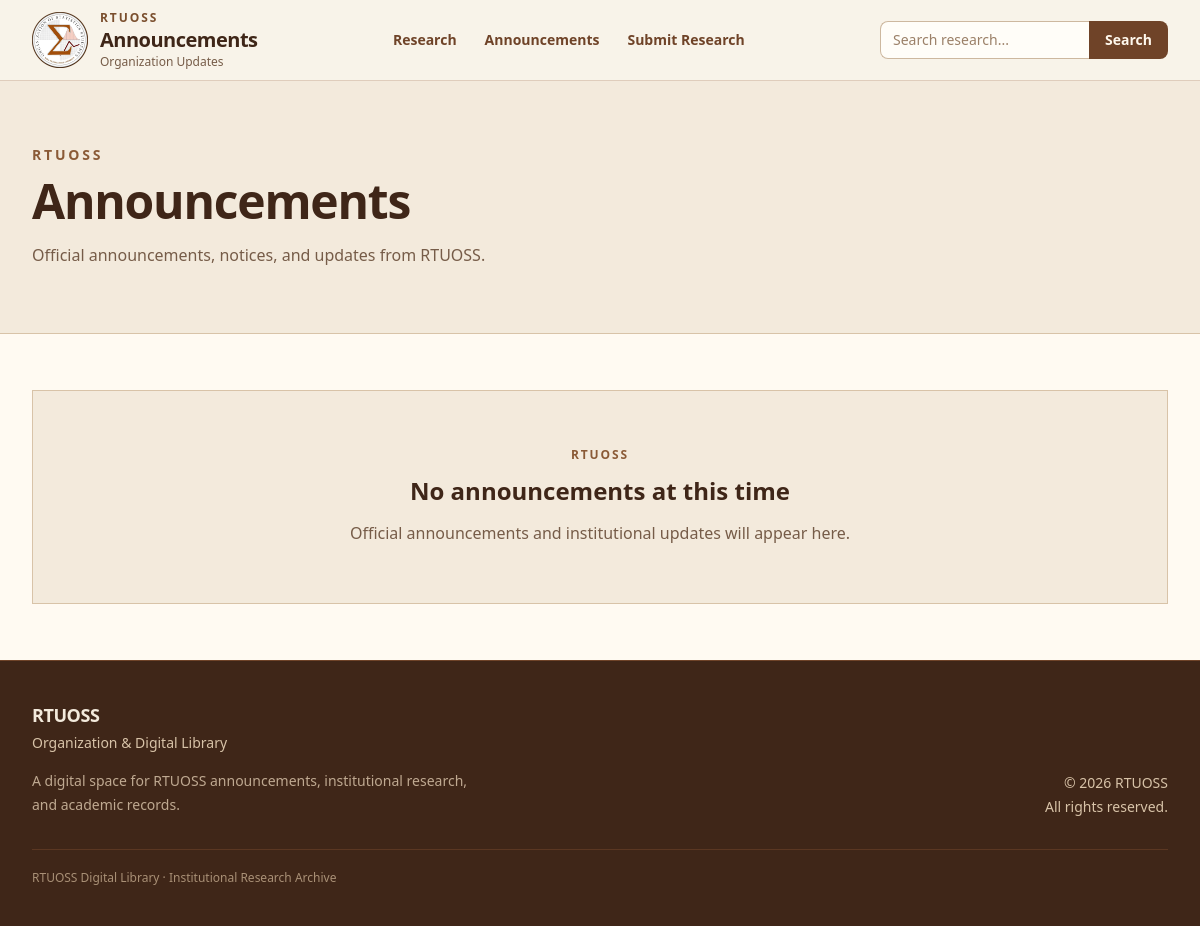
The app's page /, older data.
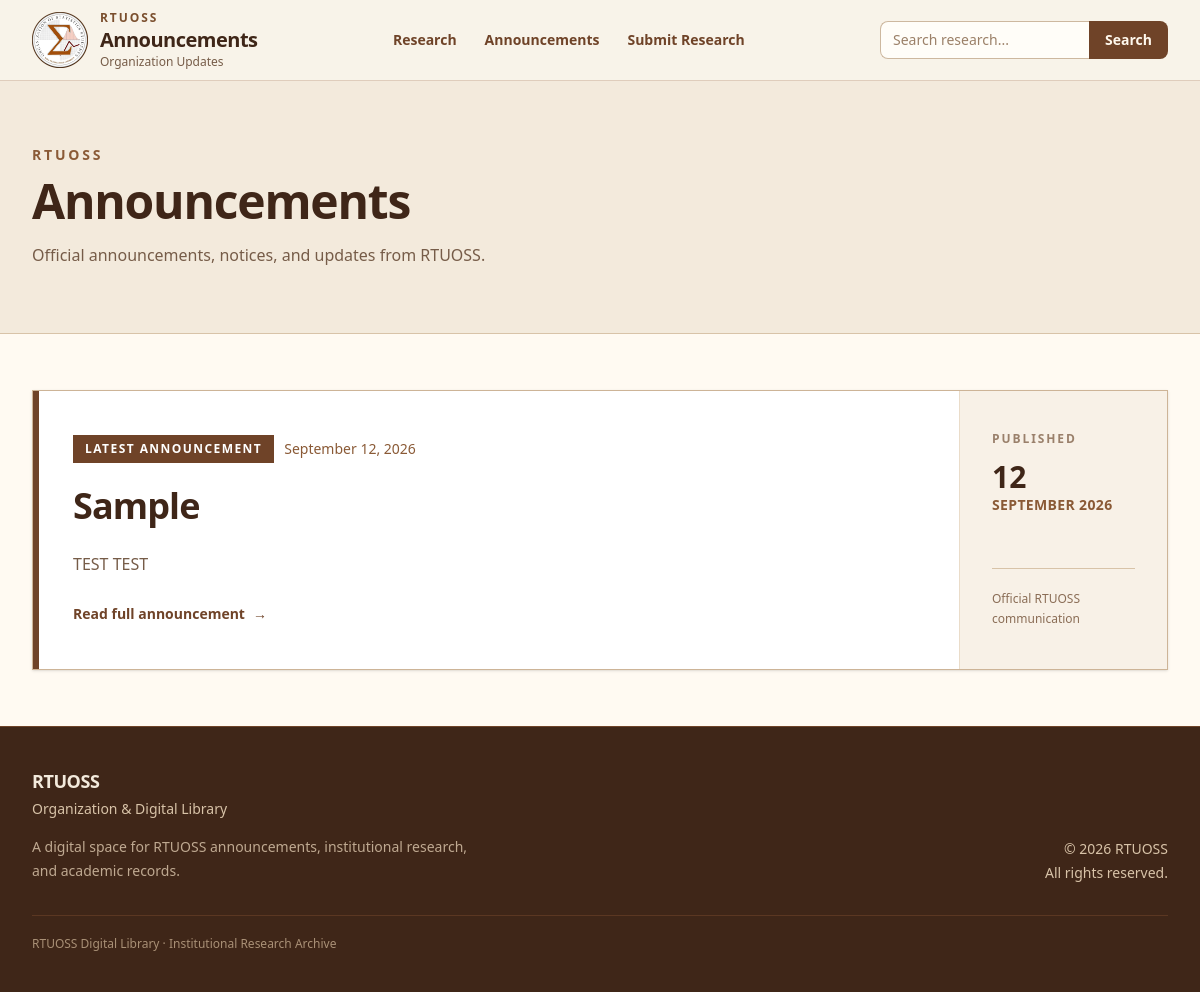
The same page, newer data.
### org/models.py (models this page shows, shortened)
class Announcement(models.Model):
  title = models.CharField(max_length=250)
  slug = models.SlugField(max_length=300, unique=True)
  summary = models.TextField(
    help_text='Short summary shown on the announcement page.'
  )
  content = models.TextField()
  published_at = models.DateTimeField()
  created_at = models.DateTimeField(auto_now_add=True)
  updated_at = models.DateTimeField(auto_now=True)
  is_published = models.BooleanField(default=False)
  class Meta:
    ordering = ['-published_at']

### org/views.py (the view)
# urls.py: path("", views.home, name="home"),
def home(request):
    announcements = Announcement.objects.filter(
        is_published=True,
    ).order_by(
        "-published_at",
        "-created_at",
    )
    paginator = Paginator(announcements, 6)
    page_number = request.GET.get("page")
    page_obj = paginator.get_page(page_number)
    return render(request, "org/home.html", {
        "announcements": page_obj,
        "page_obj": page_obj,
    })

### org/templates/org/home.html (shortened to what the changed rows need)
{% extends "base.html" %}
{% block content %}
<section class="border-b border-[#d8c3a8] bg-[#f3eadc]">
    <div class="mx-auto max-w-7xl px-4 py-10 sm:px-6 sm:py-14 lg:px-8 lg:py-16">
        <div class="max-w-3xl">
        <h1 class="mt-2 text-3xl font-semibold tracking-tight text-[#3f2618] sm:mt-3 sm:text-5xl">
            Announcements
        </h1>
    </div>
</div>
</section>
<section class="bg-[#fffaf2]">
    <div class="mx-auto max-w-7xl px-4 py-10 sm:px-6 sm:py-14 lg:px-8">
    {% if announcements %}
        {% with latest=announcements.0 %}
            <article class="relative overflow-hidden border border-[#cdb497] bg-white shadow-sm">
                <div class="absolute inset-y-0 left-0 w-1 bg-[#6f4328] sm:w-1.5"></div>
                <div class="grid lg:grid-cols-[1fr_auto]">
                    <div class="px-5 py-7 sm:px-8 sm:py-9 lg:px-10 lg:py-11">
                        <div class="flex flex-wrap items-center gap-2.5">
                            <span class="inline-flex items-center bg-[#6f4328] px-2.5 py-1.5 text-[10px] font-semibold uppercase tracking-[0.12em] text-white sm:px-3 sm:text-xs">
                                Latest Announcement
                            </span>
                            <span class="text-xs text-[#8a5a36] sm:text-sm">
                                {{ latest.published_at|date:"F j, Y" }}
                            </span>
                        </div>
                        <h2 class="mt-4 text-2xl font-semibold leading-tight tracking-tight text-[#3f2618] sm:mt-5 sm:text-3xl lg:text-4xl">
                            <a
                                href="{% url 'org:announcement_detail' latest.slug %}"
                                class="transition hover:text-[#8a5a36]"
                            >
                                {{ latest.title }}
                            </a>
                        </h2>
                        {% if latest.summary %}
                            <p class="mt-4 max-w-3xl text-sm leading-7 text-[#765c48] sm:mt-5 sm:text-base sm:leading-8">
                                {{ latest.summary }}
                            </p>
                        {% endif %}
                        <a
                            href="{% url 'org:announcement_detail' latest.slug %}"
                            class="mt-6 inline-flex items-center gap-2 text-sm font-semibold text-[#6f4328] transition hover:text-[#3f2618]"
                        >
                            Read full announcement
                            <span aria-hidden="true">→</span>
                        </a>
                    </div>
                    <div class="hidden border-l border-[#eadcc9] bg-[#f8f1e7] px-8 py-10 lg:flex lg:w-52 lg:flex-col lg:justify-between">
                        <div>
                            <p class="text-xs font-semibold uppercase tracking-[0.16em] text-[#9a806b]">
                                Published
                            </p>
                            <p class="mt-3 text-3xl font-semibold text-[#3f2618]">
                                {{ latest.published_at|date:"d" }}
                            </p>
                            <p class="text-sm font-semibold uppercase tracking-wide text-[#8a5a36]">
                                {{ latest.published_at|date:"F Y" }}
                            </p>
                        </div>
                        <div class="border-t border-[#d8c3a8] pt-5">
                            <p class="text-xs leading-5 text-[#8a6d56]">
                                Official RTUOSS communication
                            </p>
                        </div>
                    </div>
                </div>
            </article>
        {% endwith %}
    {% else %}
        <div class="border border-[#d8c3a8] bg-[#f3eadc] px-5 py-12 text-center sm:px-6 sm:py-14">
            <p class="text-xs font-semibold uppercase tracking-[0.16em] text-[#8a5a36]">
                RTUOSS
            </p>
            <h2 class="mt-3 text-xl font-semibold text-[#3f2618] sm:text-2xl">
                No announcements at this time
            </h2>
            <p class="mx-auto mt-3 max-w-lg text-sm leading-6 text-[#765c48] sm:text-base sm:leading-7">
                Official announcements and institutional updates will appear here.
            </p>
        </div>
    {% endif %}
</div>
</section>
{% endblock %}

Row changes from the older to the newer data that the page shows:
added Announcement: published_at "September 12, 2026", title "Sample", summary "TEST TEST", published_at "12", published_at "SEPTEMBER 2026"
Text that changed along with them:
text no longer shown: "RTUOSS No announcements at this time Official announcements and institutional updates will appear here."
text now shown: "LATEST ANNOUNCEMENT Read full announcement → PUBLISHED Official RTUOSS communication"
